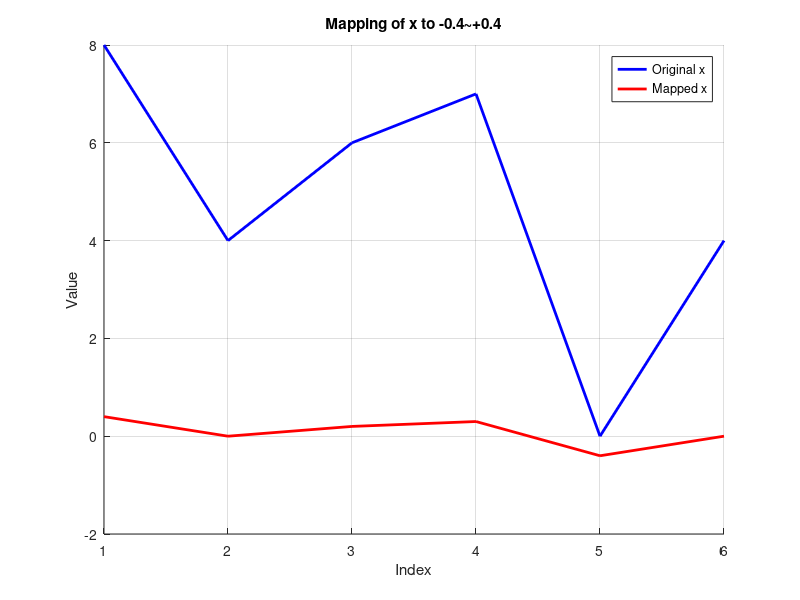

Here is the MATLAB script that generated this plot:
x = [8 4 6 7 0 4];  % Input array
lower_bound = -0.4;  % Lower bound of the desired range
upper_bound = 0.4;   % Upper bound of the desired range

% Mapping calculation
min_x = min(x);
max_x = max(x);
mapped_x = ((x - min_x) / (max_x - min_x)) * (upper_bound - lower_bound) + lower_bound;

% Plotting
figure;
hold on;
plot(x, 'b', 'LineWidth', 2);
plot(mapped_x, 'r', 'LineWidth', 2);
hold off;

legend('Original x', 'Mapped x');
xlabel('Index');
ylabel('Value');
title('Mapping of x to -0.4~+0.4');
grid on;
